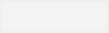
<?xml version="1.0" encoding="UTF-8"?>
<ui version="4.0">
 <class>TabItem</class>
 <widget class="QWidget" name="TabItem">
  <property name="geometry">
   <rect>
    <x>0</x>
    <y>0</y>
    <width>109</width>
    <height>33</height>
   </rect>
  </property>
  <property name="windowTitle">
   <string>Form</string>
  </property>
  <property name="styleSheet">
   <string notr="true">#box{
	background-color: #f3f3f3;
	border: 0px;
	border-radius:4px;
	margin: 2px;
	padding: 2px;
}

#box:hover{
	background-color: rgba(0, 43, 91, 180);
	color: rgb(238, 238, 238);
}


#container .QToolButton{
	background-color: transparent;
	border: 1px transparent;
	border-radius: 2px;
	padding: 2px 2px 2px 2px;
}

#container .QToolButton:hover{
	background-color: rgba(231, 231, 231,220);
}

#title{
	font: 400 10pt &quot;思源黑体 CN Normal&quot;;
	min-width: 48px;
}</string>
  </property>
  <layout class="QHBoxLayout" name="tab_matser_lay">
   <property name="spacing">
    <number>0</number>
   </property>
   <property name="leftMargin">
    <number>0</number>
   </property>
   <property name="topMargin">
    <number>0</number>
   </property>
   <property name="rightMargin">
    <number>0</number>
   </property>
   <property name="bottomMargin">
    <number>0</number>
   </property>
   <item>
    <widget class="QFrame" name="box">
     <property name="frameShape">
      <enum>QFrame::StyledPanel</enum>
     </property>
     <property name="frameShadow">
      <enum>QFrame::Raised</enum>
     </property>
     <layout class="QVBoxLayout" name="tab_box_lay">
      <property name="spacing">
       <number>0</number>
      </property>
      <property name="leftMargin">
       <number>0</number>
      </property>
      <property name="topMargin">
       <number>0</number>
      </property>
      <property name="rightMargin">
       <number>0</number>
      </property>
      <property name="bottomMargin">
       <number>0</number>
      </property>
      <item>
       <widget class="QWidget" name="container" native="true">
        <layout class="QHBoxLayout" name="tab_container_lay">
         <property name="spacing">
          <number>4</number>
         </property>
         <property name="leftMargin">
          <number>8</number>
         </property>
         <property name="topMargin">
          <number>0</number>
         </property>
         <property name="rightMargin">
          <number>8</number>
         </property>
         <property name="bottomMargin">
          <number>0</number>
         </property>
         <item>
          <widget class="QLabel" name="title">
           <property name="maximumSize">
            <size>
             <width>16777215</width>
             <height>28</height>
            </size>
           </property>
           <property name="lineWidth">
            <number>0</number>
           </property>
           <property name="text">
            <string/>
           </property>
           <property name="alignment">
            <set>Qt::AlignCenter</set>
           </property>
          </widget>
         </item>
         <item>
          <widget class="QToolButton" name="close_tbtn">
           <property name="toolTip">
            <string>关闭该页面</string>
           </property>
           <property name="text">
            <string/>
           </property>
           <property name="icon">
            <iconset resource="../../Resource/widget_icon/widget_icon.qrc">
             <normaloff>:/tab_widget/TabWidget/close_grey.svg</normaloff>:/tab_widget/TabWidget/close_grey.svg</iconset>
           </property>
           <property name="iconSize">
            <size>
             <width>18</width>
             <height>18</height>
            </size>
           </property>
          </widget>
         </item>
        </layout>
       </widget>
      </item>
     </layout>
    </widget>
   </item>
  </layout>
 </widget>
 <resources>
  <include location="../../Resource/widget_icon/widget_icon.qrc"/>
 </resources>
 <connections/>
</ui>
